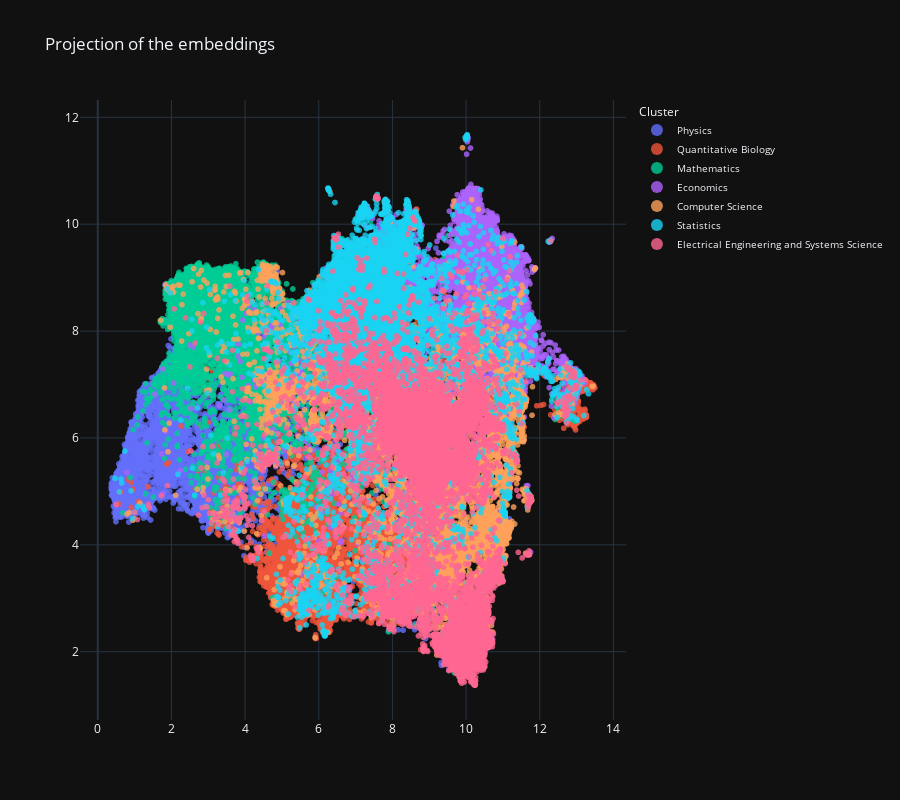

The cell this chart's notebook holds for it:
### Code cell
import plotly.express as px
import plotly.io as pio

# Set Plotly to dark mode
pio.templates.default = "plotly_dark"

# Create the dataframe for plotting
plot_df = projected_embeddings.copy()
plot_df["Ground Truth"] = sampled_df["super_category"]
plot_df["Class"] = kmeans_labels

# Create the scatter plot
fig = px.scatter(
    plot_df,
    x="comp1",
    y="comp2",
    color="Ground Truth",
    title="Projection of the embeddings",
    opacity=0.8,
    height=800,
    # size=[0.1] * len(plot_df),
)

# Update layout for better visualization and add legend
fig.update_layout(
    legend_title_text='Cluster',
    xaxis_title="",
    yaxis_title="",
    legend=dict(
        title='Cluster',
        itemsizing='constant',
        itemclick='toggleothers',
        itemdoubleclick='toggle',
        title_font=dict(size=12),
        font=dict(size=10)
    )
)

# Set the category names in the legend
for i, category in enumerate(all_categories):
    fig.data[i].name = category

# Show the figure
fig.show()

### Figure 1 — Plotly figure (JSON) as saved in the notebook; plotly's stock layout.template omitted (floating-point values rounded to 4 significant figures; data arrays with more than 128 entries replaced by an {"elided": "..."} marker saying what was removed)
{"data": [{"hovertemplate": "Ground Truth=Physics<br>comp1=%{x}<br>comp2=%{y}<extra></extra>", "legendgroup": "Physics", "marker": {"color": "#636efa", "opacity": 0.8, "symbol": "circle"}, "mode": "markers", "name": "Physics", "showlegend": true, "type": "scattergl", "x": {"elided": "10000 float values"}, "xaxis": "x", "y": {"elided": "10000 float values"}, "yaxis": "y"}, {"hovertemplate": "Ground Truth=Quantitative Biology<br>comp1=%{x}<br>comp2=%{y}<extra></extra>", "legendgroup": "Quantitative Biology", "marker": {"color": "#EF553B", "opacity": 0.8, "symbol": "circle"}, "mode": "markers", "name": "Quantitative Biology", "showlegend": true, "type": "scattergl", "x": {"elided": "10000 float values"}, "xaxis": "x", "y": {"elided": "10000 float values"}, "yaxis": "y"}, {"hovertemplate": "Ground Truth=Mathematics<br>comp1=%{x}<br>comp2=%{y}<extra></extra>", "legendgroup": "Mathematics", "marker": {"color": "#00cc96", "opacity": 0.8, "symbol": "circle"}, "mode": "markers", "name": "Mathematics", "showlegend": true, "type": "scattergl", "x": {"elided": "10000 float values"}, "xaxis": "x", "y": {"elided": "10000 float values"}, "yaxis": "y"}, {"hovertemplate": "Ground Truth=Economics<br>comp1=%{x}<br>comp2=%{y}<extra></extra>", "legendgroup": "Economics", "marker": {"color": "#ab63fa", "opacity": 0.8, "symbol": "circle"}, "mode": "markers", "name": "Economics", "showlegend": true, "type": "scattergl", "x": {"elided": "10000 float values"}, "xaxis": "x", "y": {"elided": "10000 float values"}, "yaxis": "y"}, {"hovertemplate": "Ground Truth=Computer Science<br>comp1=%{x}<br>comp2=%{y}<extra></extra>", "legendgroup": "Computer Science", "marker": {"color": "#FFA15A", "opacity": 0.8, "symbol": "circle"}, "mode": "markers", "name": "Computer Science", "showlegend": true, "type": "scattergl", "x": {"elided": "10000 float values"}, "xaxis": "x", "y": {"elided": "10000 float values"}, "yaxis": "y"}, {"hovertemplate": "Ground Truth=Statistics<br>comp1=%{x}<br>comp2=%{y}<extra></extra>", "legendgroup": "Statistics", "marker": {"color": "#19d3f3", "opacity": 0.8, "symbol": "circle"}, "mode": "markers", "name": "Statistics", "showlegend": true, "type": "scattergl", "x": {"elided": "10000 float values"}, "xaxis": "x", "y": {"elided": "10000 float values"}, "yaxis": "y"}, {"hovertemplate": "Ground Truth=Electrical Engineering and Systems Science<br>comp1=%{x}<br>comp2=%{y}<extra></extra>", "legendgroup": "Electrical Engineering and Systems Science", "marker": {"color": "#FF6692", "opacity": 0.8, "symbol": "circle"}, "mode": "markers", "name": "Electrical Engineering and Systems Science", "showlegend": true, "type": "scattergl", "x": {"elided": "10000 float values"}, "xaxis": "x", "y": {"elided": "10000 float values"}, "yaxis": "y"}], "layout": {"height": 800, "legend": {"font": {"size": 10}, "itemclick": "toggleothers", "itemdoubleclick": "toggle", "itemsizing": "constant", "title": {"font": {"size": 12}, "text": "Cluster"}, "tracegroupgap": 0}, "title": {"text": "Projection of the embeddings"}, "xaxis": {"anchor": "y", "domain": [0, 1], "title": {"text": ""}}, "yaxis": {"anchor": "x", "domain": [0, 1], "title": {"text": ""}}}}
